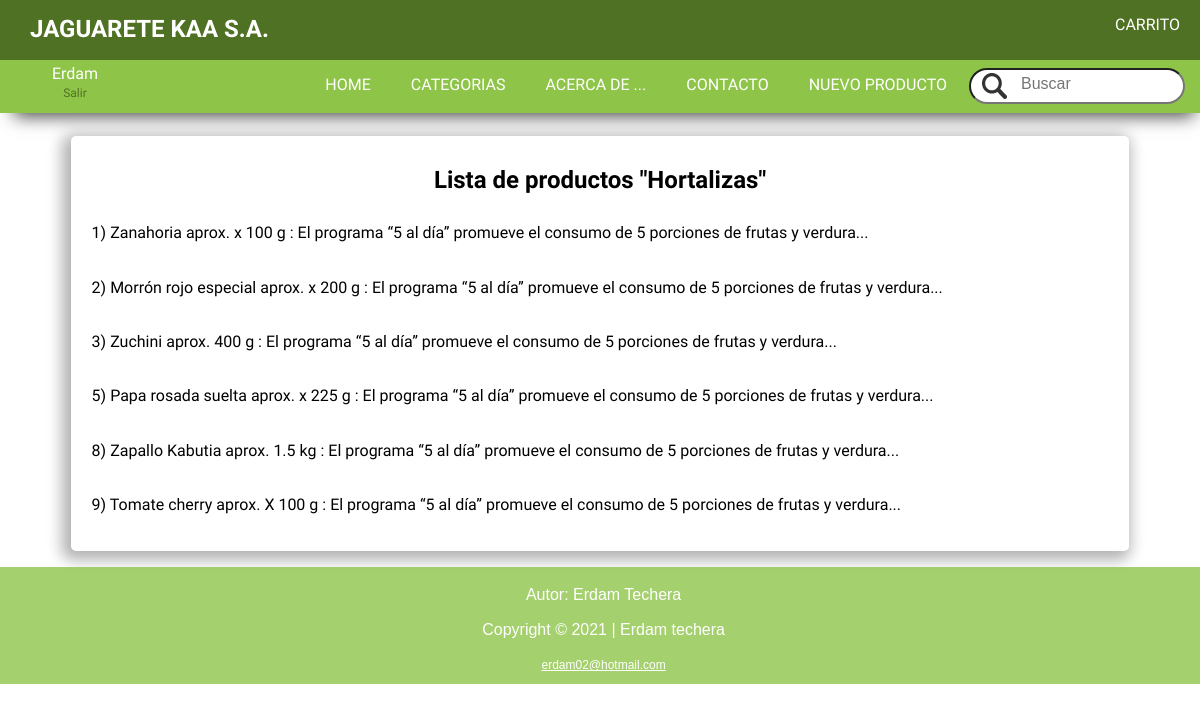
The page /1 (signed in) on the database its author committed.
### JAGUARETE/models.py (models this page shows, shortened)
class Categoria(models.Model):
    nombre= models.CharField(max_length=120, default="")
    def __str__(self):
       return f"{self.nombre}"

class Producto(models.Model):
    titulo = models.CharField(max_length=50)
    imagen = models.ImageField(upload_to="_img", null=True)
    descripcion = models.CharField(max_length=500)
    precio = models.IntegerField()
    categoria = models.ForeignKey(Categoria, null=False, blank=False, on_delete=models.CASCADE)

### JAGUARETE/views.py (the view)
# urls.py: path('<int:categoria_id>', views.busqueda, name="busqueda")
def busqueda(request, categoria_id):
    iterable = Categoria.objects.get(id=categoria_id)
    categoria = Categoria.objects.all()
    listado_producto = Producto.objects.all()
    return render(request, "JAGUARETE/busqueda.html",{
        "titulo": "busqueda",
        "lista_productos": listado_producto,
        "iterable": iterable,
        "categorias": categoria
    })

### JAGUARETE/templates/JAGUARETE/busqueda.html
{% extends "JAGUARETE/layout.html" %}
 {% block main %}
      <main>
         <section>
            <article id="articuloSecundario">
               <h2 class="centrar">Lista de productos "{{ iterable }}"</h2>
                {% for producto in lista_productos %}
                   {% if producto.categoria == iterable %}
                     <p> {{ forloop.counter}}) {{producto.titulo}} :        {{producto.descripcion|truncatechars_html:80 }}</p>
                   {% endif %}
                 {% empty %}
                         <h3>No hay elementos que mostrar</h3>
                {% endfor %}
            </article>
         </section>
      </main>
{% endblock %}

### JAGUARETE/templates/JAGUARETE/layout.html (shortened to what this page needs)
<!doctype html>
{% load static %}
<html lang="es">
   <head>
      <link rel="stylesheet"  href="{% static '_css/estilo.css' %}">
   </head>
   <body>
      <header>
         <div id="encabezado">
            <a href="{% url 'url:index' %}" >
               <h1>JAGUARETE KAA S.A.</h1>
            </a>
            <ul >
               <li><a href="{% url 'url:carrito' %}" class="seleccion">CARRITO</a></li>
            </ul>
         </div>
          {% if user.is_authenticated %}
         <div id="usuario">{{ user.get_username }}<p><a href="{% url 'logout'%}">Salir</a></p></div>
        {% endif %}
         <nav class="menu">
            <ul>
               <li><a href="{% url 'url:index' %}" class="seleccion">HOME</a></li>
               <li>
                  <a href="" class="seleccion">CATEGORIAS</a>
               </li>
               <li><a href="{% url 'url:acercaDe' %}" class="seleccion">ACERCA DE ...</a></li>
               <li><a href="mailto:soyelcorreo@jaguarete.com" class="seleccion">CONTACTO</a></li>
               <li><a href="{% url 'url:producto' %}" class="seleccion">NUEVO PRODUCTO</a></li>
               <li>
                  <form class="buscador">
                     <input type="search" name="buscar" placeholder="Buscar">
                  </form>
               </li>
            </ul>
         </nav>
      </header>
         {% block main %}
         {% endblock %}
    <footer> <p>Autor: Erdam Techera</p>
   <p>Copyright © 2021 | Erdam techera </p>
   <p><a href="mailto:erdam02@hotmail.com">erdam02@hotmail.com</a></p></footer>
   </body>
</html>

### JAGUARETE/static/_css/estilo.css (style rules this page uses)
:root { --colorEncabezado: rgb(79, 113, 36); --colorPagina: rgb(142, 197, 73); --colorTexto: #77837F; --colorFooter: rgba(142, 197, 73, .8); --colorBotonHover: rgba(142, 197, 73, .5); --colorBlanco: white; --menuUser: rgba(142, 197, 73, .8); --transparente:rgba(0, 0, 0, 0.75); }
body { font-family: 'Lemonada', cursive; }
header { background: var(--colorPagina); box-shadow: 4px 13px 17px -10px rgba(0,0,0,0.75); -webkit-box-shadow: 4px 13px 17px -10px rgba(0,0,0,0.75); -moz-box-shadow: 4px 13px 17px -10px rgba(0,0,0,0.75); width: 100%; }
main { width: 100%; padding-top: 1%; padding-bottom: .3%; : }
section { width: 90%; margin: 0 auto 1% auto; }
footer { position: relative; width: 100%; height: 110px; text-align: center; padding: .3%; background: var(--colorFooter); font-family: Verdana, Geneva, sans-serif; color: var(--colorBlanco); }
footer a { font-size:12px; color:var(--colorBlanco); }
#articuloSecundario p { padding-bottom: 13px; padding: 10px; }

### JAGUARETE/static/_css/menu.css (style rules this page uses)
#encabezado { position: relative; background: var(--colorEncabezado); z-index: 3; }
.menu ul, #encabezado, #encabezado ul { width: 100%; margin: 0; padding: 0; list-style: none; display: flex; justify-content: flex-end; }
#encabezado h1 { font-size: 24px; display: block; width: 290px; padding-left: 30px; color: var(--colorBlanco); }
#encabezado a { text-decoration: none; }
.menu li .seleccion, #encabezado li .seleccion { display: block; padding: 15px 20px; margin-top: 1px; text-decoration: none; text-align: center; color: var(--colorBlanco); transition: all .5s; }
#usuario { position: absolute; top: 65px; width: 150px; text-transform: capitalize; color: var(--colorBlanco); text-align: center; }
#usuario p { position: relative; top: -7px; display: block; line-height: 0; }
#usuario p a { text-decoration: none; color: var(--colorEncabezado); font-size: 12px; }

### JAGUARETE/static/_css/buscador.css (style rules this page uses)
.buscador { padding: 8px 15px 9px 2px; }
input[type="search"] { width: width: 250px; background: var(--colorBlanco) url('../_img/iconos/icon-lupa.webp') no-repeat 10px center; padding: 5px 5px 9px 0; border-radius: 15em; transition: all .5s; outline: none; }
input::placeholder { padding-left: 50px; transition: all .5s; }

### JAGUARETE/static/_css/articulos.css (style rules this page uses)
#articuloSecundario { padding: 1%; }
article { margin: 1%; background: var(--colorBlanco); border-radius: 5px; -webkit-box-shadow: -4px 4px 15px 5px rgba(0,0,0,0.31); box-shadow: -4px 4px 15px 5px rgba(0,0,0,0.31); }

### JAGUARETE/static/_css/productos.css (style rules this page uses)
.centrar { text-align: center; }

### rows shown on the page
Categoria: nombre "Hortalizas"
Producto: titulo "Zanahoria aprox. x 100 g", descripcion "El programa “5 al día” promueve el consumo de 5 porciones de frutas y verdura..."
Producto: titulo "Morrón rojo especial aprox. x 200 g", descripcion "El programa “5 al día” promueve el consumo de 5 porciones de frutas y verdura..."
Producto: titulo "Zuchini aprox. 400 g", descripcion "El programa “5 al día” promueve el consumo de 5 porciones de frutas y verdura..."
Producto: titulo "Papa rosada suelta aprox. x 225 g", descripcion "El programa “5 al día” promueve el consumo de 5 porciones de frutas y verdura..."
Producto: titulo "Zapallo Kabutia aprox. 1.5 kg", descripcion "El programa “5 al día” promueve el consumo de 5 porciones de frutas y verdura..."
Producto: titulo "Tomate cherry aprox. X 100 g", descripcion "El programa “5 al día” promueve el consumo de 5 porciones de frutas y verdura..."

### other values the page prints
{{ user.get_username }} "Erdam"
